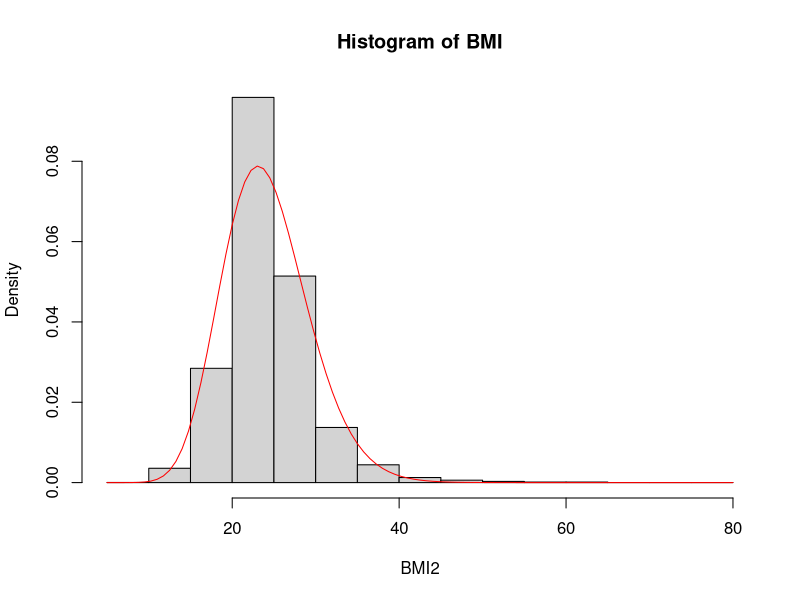
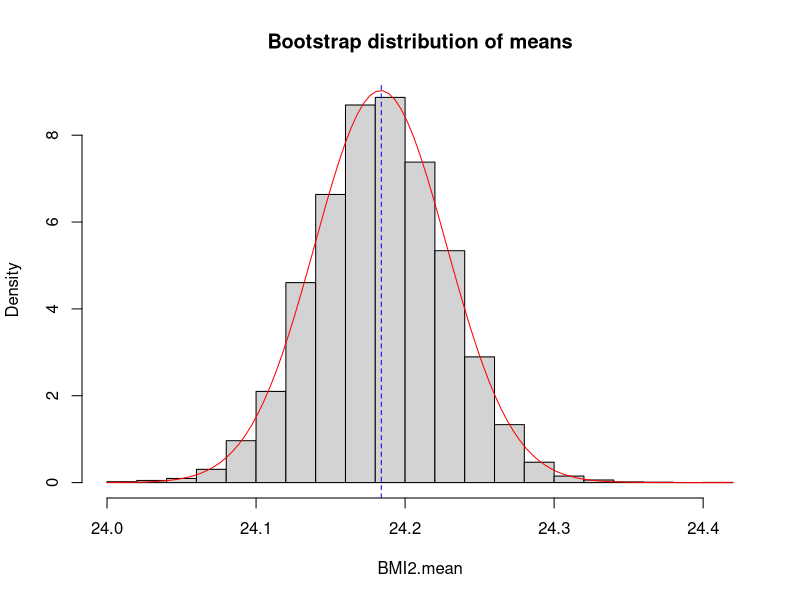
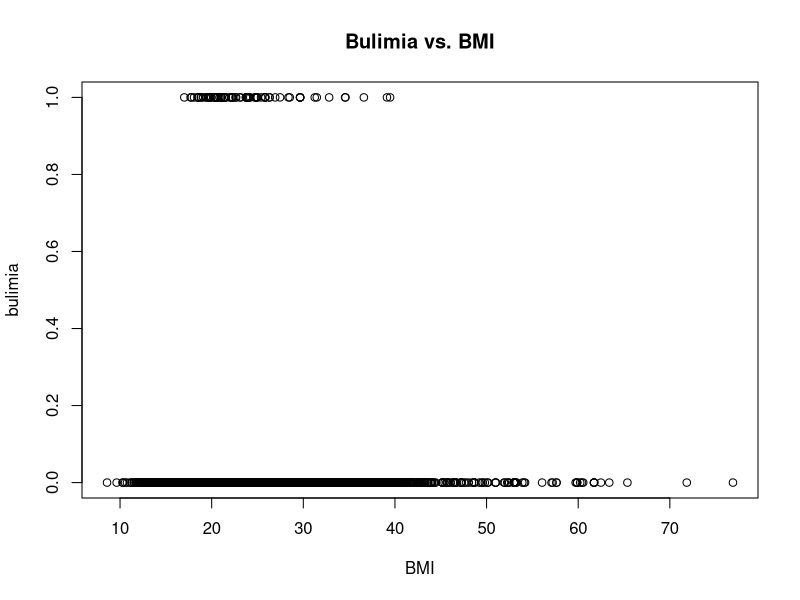
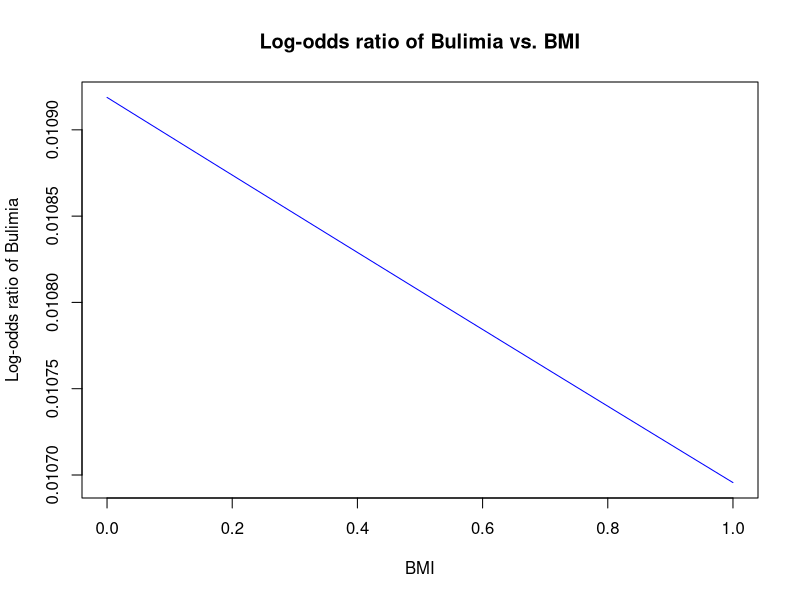
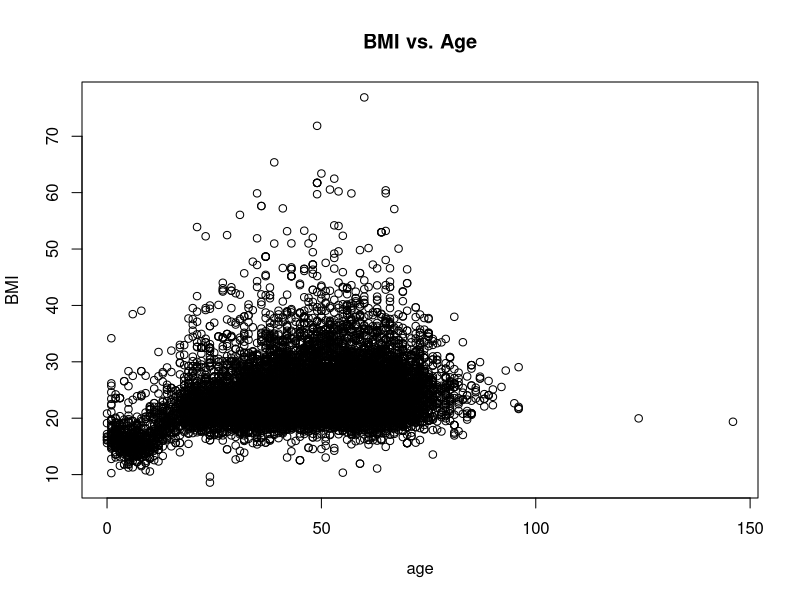
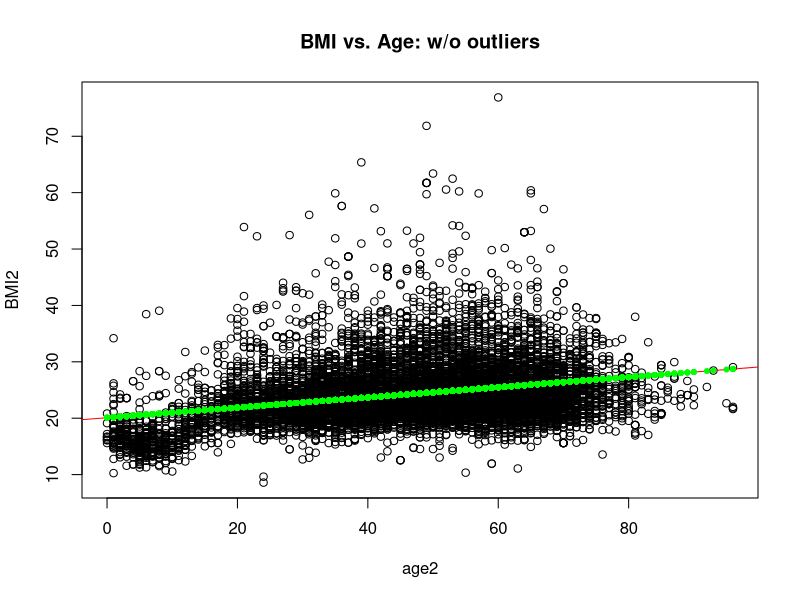
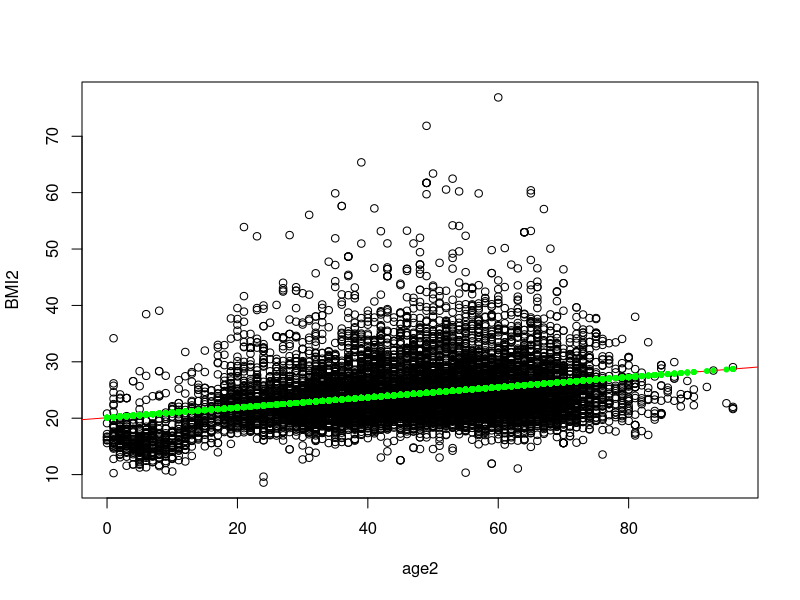
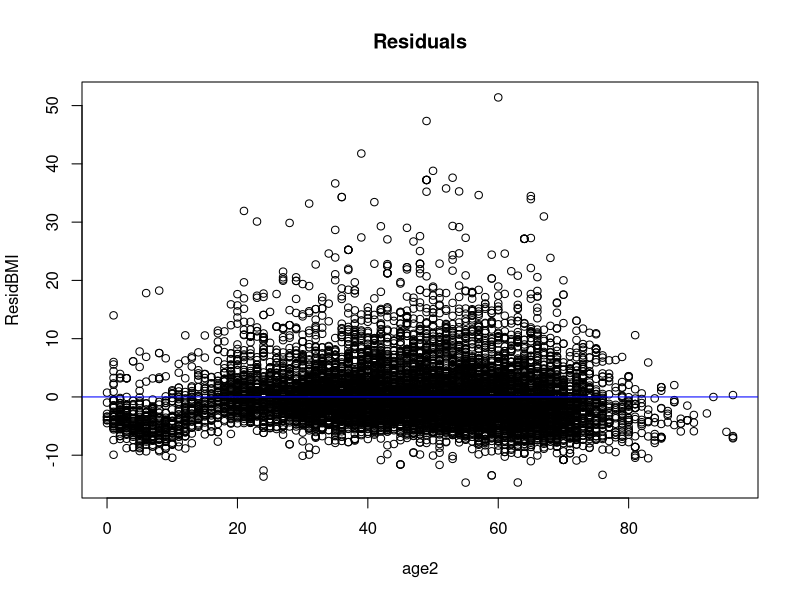

These charts were generated, in order, by the following R code:
#Math 156 Final Project Script 

#summary
mydata <- read.csv("modAGdata.csv") #read in data
colnames(mydata)
head(mydata) 
nrow(mydata)

#------
#BMI & Gamma distribution 
#Bootstrapping to approximate sampling distribution -- Gamma distribution?
  #shape = (mean/sd)^2
  #rate = mean/sd^2
BMI2 <- mydata$BMI
par(mfrow=c(1,1))
hist(BMI2,  freq = FALSE, main = "Histogram of BMI")
mean1 <- mean(BMI2); mean1
sd1 <- sd(BMI2); sd1
shape1 <- (mean1/sd1)^2; shape1
rate1 <- mean1/sd1^2; rate1
#overlay gamma distribution
curve(dgamma(x, shape1, rate1), col = "red", add = TRUE)  

#bootstrapping to estimate sampling distribution 
n <- length(BMI2)
N <- 10^4
BMI2.mean <- numeric(N)
for (i in 1:N)
{x <- sample(BMI2, n, replace = TRUE)
BMI2.mean[i] <- mean(x)
}
hist(BMI2.mean, freq = FALSE, main = "Bootstrap distribution of means")
abline(v = mean(BMI2), col = "blue", lty = 2) #observed means

mean2 <- mean(BMI2.mean); mean2
sd2 <- sd(BMI2.mean); sd2
shape2 <- (mean2/sd2)^2; shape2
rate2 <- mean2/sd2^2; rate2
#overlay gamma distribution
curve(dgamma(x, shape2, rate2), col = "red", add = TRUE)

#bootstrap distribution of means approximately gamma 

#____________

#regressions
#logistic regression - BMI and Bulimia (0 or 1)
par(mfrow=c(1,1))
BMI <- mydata$BMI
bulimia <- as.integer(mydata$Bulimia)
plot(BMI, bulimia, main = "Bulimia vs. BMI")

library(stats4)
MLL<- function(alpha, beta)
  -sum( log( exp(alpha+beta*BMI)/(1+exp(alpha+beta*bulimia)) )*bulimia+ log(1/(1+exp(alpha+beta*BMI)))*(1-bulimia) )
results<-mle(MLL,start = list(alpha = -0.1, beta = -0.02))
results@coef
curve(exp(results@coef[1]+results@coef[2]*x)/ (1+exp(results@coef[1]+results@coef[2]*x)), col = "blue", xlab = "BMI", ylab = "Log-odds ratio of Bulimia", main = "Log-odds ratio of Bulimia vs. BMI")

#a one unit increase in BMI will result in a 0.021 decrease in the log-odds ratio of success:failure
#in other words, if we increase BMI, the odds of Bulimia versus no bulimia will decrease
#resulting in bulimia being less likely than it was before the increase

#linear regression - Age and BMI 
age <- mydata$Age
plot(age, BMI, main = "BMI vs. Age")
max(age) #there's no way someone is 146 years old, remove incorrect outliers
mydata2 <- mydata[which(mydata$Age < 100), ]
age2 <- mydata2$Age; max(age2)
BMI2 <- mydata2$BMI
plot(age2, BMI2, main = "BMI vs. Age: w/o outliers")

lm <- lm(BMI2~age2, data = mydata2);lm
a <- lm$coefficients[1]; a
b <- lm$coefficients[2]; b

#We can add this regression line to the plot of the data
abline(a, b, col = "red")
#a one year increase in age increases BMI by approximately .09 units

#we can split the observations into predicted values and residuals
PredictBMI = a + b * age2
points(age2,PredictBMI, col = "green",add = TRUE, pch = 20)  #these lie on the regression line
#The residual is the observation minus the prediction
ResidBMI = BMI2 - PredictBMI

#We can plot the residuals separately
par(mfrow=c(1,1))
plot(age2, BMI2)      #for comparison
abline(a, b, col = "red")
points(age2,PredictBMI, col = "green",add = TRUE, pch = 20, main = "Predicted BMI")

plot(age2,ResidBMI, main = "Residuals")    #by construction, the residuals have a mean of zero
abline(h=0, col = "blue")

#Weak positive relationship between age and BMI which is what we might expect
#probably want to look at time series for individual patients for further affirmation
#and in order to rule out time specific factors (do older people have higher BMIs than younger people for reason other than age?)

#_______________

#Student T distribution - difference in Bacteroidaceae between males and females
par(mfrow=c(1,1))
males <- subset(mydata, select = Bacteroidaceae, subset = (Sex == "FALSE"), drop = TRUE) #subset males in Bacteroidaceae
females <- subset(mydata, select = Bacteroidaceae, subset = (Sex == "TRUE"), drop = TRUE) #subset females Bacteroidaceae
Mm<-mean(males); Mf<-mean(females); Mm; Mf #is this difference significant?
nm <- length(males); nf <- length(females); nm; nf #number of males and females
Sm<- sd(males); Sf<- sd(females); Sm; Sf #calculate sample standard deviations

#calculate sample variance - this is the appropriate student denominator 
SE <- sqrt(Sm^2/nm + Sf^2/nf); SE 
#Welch's approximation- reasonable value for degrees of freedom
ndf <- (Sm^2/nm + Sf^2/nf)^2/(Sm^4/(nm^2*(nm-1)) + Sf^4/(nf^2*(nf-1))); ndf 

#Assume that the difference in means divided by the standard error is Student t
#Get the quantiles for the t distribution with this many degrees of freedom
tqnt<- qt(c(.025, .975),ndf); tqnt

#Multiply by the sample standard error to create a 95% confidence interval
interval<- (Mm-Mf)+ SE*tqnt; interval #large but does not include zero

#automated test - same results
t.test(males, females)
interval 

#Use Student t to compute P value 
#calculate the probability that such a large rescaled mean could arise by chance
curve(dt(x, df  = ndf), from = -5, to =5)
abline(v = (Mm-Mf)/SE, col = "red" )
pval <-pt((Mm-Mf)/SE, df = ndf, lower.tail = FALSE); pval
2*pval    #double for two-sided

#p-value and confidence interval are inconsistent- what's the problem?
#population is not normal 
hist(mydata$Bacteroidaceae) #by inspection 
library(dplyr)
sample <- sample_n(mydata, 1000)
shapiro.test(sample$Bacteroidaceae) #Shapiro Wilkinson test for normality
#not consistent with normal distribution which is a condition for the Welch's two sample t test
#lesson - don't assume normal distributions in real world data

#Instead --> Bootstrapping difference of means
N <- 10^4
sex.diff.mean <- numeric(N)
for (i in 1:N)
{
  male.sample <- sample(males, nm, replace = TRUE)
  female.sample <- sample(females, nf, replace = TRUE)
  sex.diff.mean[i] <- mean(male.sample) - mean(female.sample)
}
hist(sex.diff.mean,
     main = "Bootstrap distribution of difference in means")
abline(v = mean(males) - mean(females), col = "blue", lty = 2)

#numeric summaries 
mean(males) - mean(females) #observed diff in means
mean(sex.diff.mean) #bootstrapped diff in means
sd(sex.diff.mean)
quantile(sex.diff.mean, c(0.025, 0.975)) 
mean(sex.diff.mean) - (mean(males) - mean(females)) #bias

#confidence interval display 
counter <- 0
plot(x =c(-2500,1000), y = c(1,105), type = "n", xlab = "Mean difference between sex", ylab = "Frequency", main = "Random Confidence Intervals") #blank plot
observed.mean <- mean(males) - mean(females)
mean(x); var(x)
for (i in 1:1000) {
  x <- sample(sex.diff.mean, 30, replace = TRUE)  #random sample of diff in mean
  L <- quantile(x, 0.025) #usually less than the true mean
  U <- quantile(x, 0.975) #usually greater than the true mean
  if (L < observed.mean && U > observed.mean) counter <- counter + 1 #count +1 if we were correct
  if(i <= 100) segments(L, i, U, i)
}
abline (v = observed.mean, col = "red") #vertical line at true mean

#seems that females have higher counts of this type of bacteria than males 



